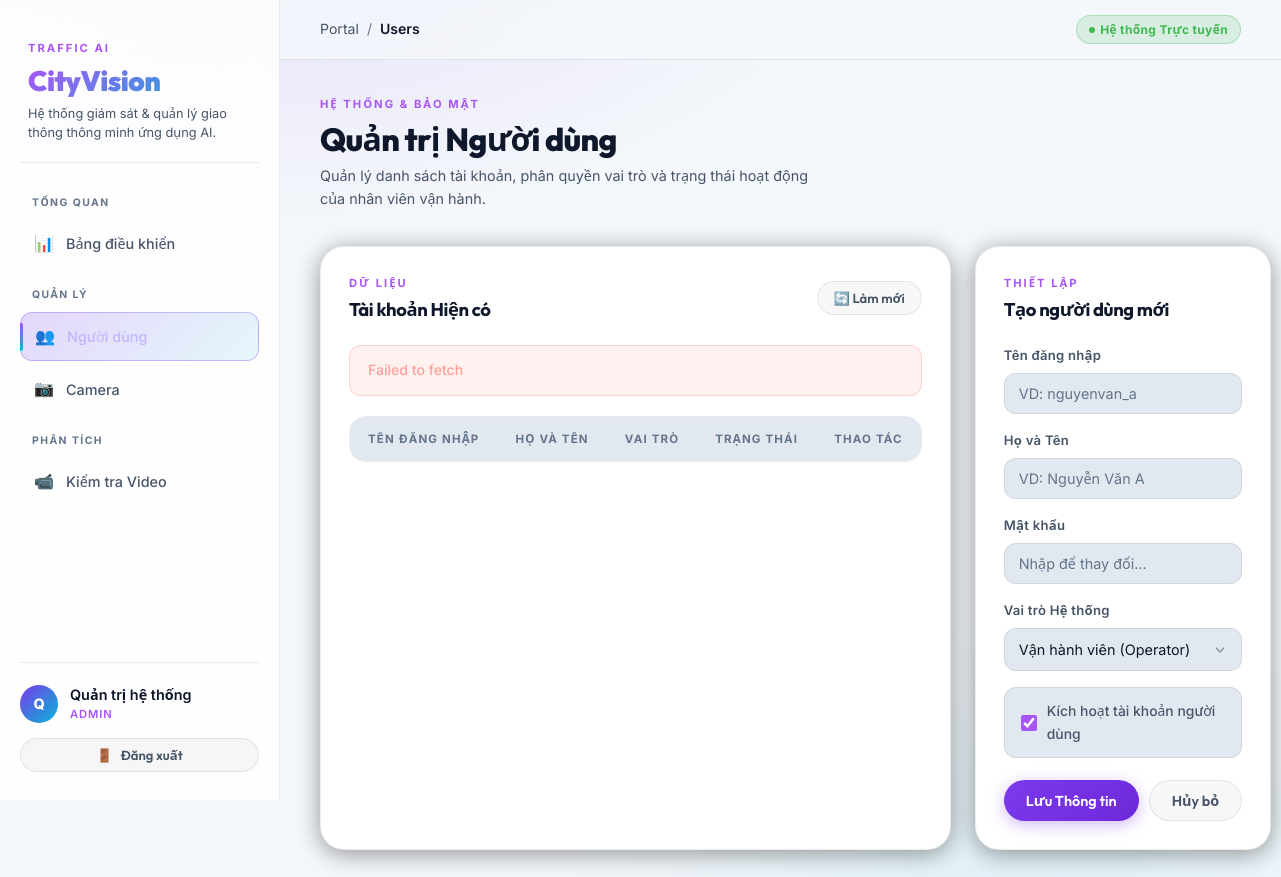
The app's page /users (signed in) with its own data.
### tables this page shows
CREATE TABLE users (
                id INTEGER PRIMARY KEY AUTOINCREMENT,
                username TEXT NOT NULL UNIQUE,
                full_name TEXT NOT NULL,
                password_hash TEXT NOT NULL,
                role TEXT NOT NULL DEFAULT 'operator',
                is_active INTEGER NOT NULL DEFAULT 1,
                created_at TEXT NOT NULL DEFAULT CURRENT_TIMESTAMP,
                updated_at TEXT NOT NULL DEFAULT CURRENT_TIMESTAMP
            );

### web_portal/presentation/web/user_views.py (the view)
@user_router.get("/users", name="users.users_page")
async def users_page(request: Request, user=Depends(admin_required)):
    if isinstance(user, RedirectResponse):
        return user
    return container.render_template(request, "users.html", {"page": "users"})

### web_portal/templates/users.html (shortened to what this page needs)
{% extends "base.html" %}

### web_portal/templates/base.html (shortened to what this page needs)
<!doctype html>
<html lang="vi">
<head>
    <link rel="stylesheet" href="{{ url_for('static', filename='css/styles.css') }}">
</head>
<body class="portal-body {% if current_user %}portal-authenticated{% else %}portal-public{% endif %}"
    data-page="{{ page | default('') }}"
    {% if current_user %}
    data-uid="{{ current_user['id'] }}"
    data-uname="{{ current_user['username'] }}"
    data-ufull="{{ current_user['full_name'] }}"
    data-urole="{{ current_user['role'] }}"
    data-uactive="{{ '1' if current_user['is_active'] else '0' }}"
    {% endif %}
>
    {% if current_user %}
    <div class="portal-shell">
        <aside class="sidebar" id="sidebar">
            <div class="brand-block">
                <p class="eyebrow">Traffic AI</p>
                <h1>CityVision</h1>
                <p class="brand-copy">Hệ thống giám sát & quản lý giao thông thông minh ứng dụng AI.</p>
            </div>
            <nav class="nav-links" aria-label="Điều hướng chính">
                <span class="nav-label">Tổng quan</span>
                <a id="nav-dashboard" class="nav-link {% if page == 'dashboard' %}active{% endif %}" href="{{ url_for('dashboard.dashboard_page') }}">
                    <span class="nav-icon">📊</span> Bảng điều khiển
                </a>
                <span class="nav-label" style="margin-top: 8px;">Quản lý</span>
                {% if current_user.role == 'admin' %}
                <a id="nav-users" class="nav-link {% if page == 'users' %}active{% endif %}" href="{{ url_for('users.users_page') }}">
                    <span class="nav-icon">👥</span> Người dùng
                </a>
                {% endif %}
                <a id="nav-cameras" class="nav-link {% if page == 'cameras' %}active{% endif %}" href="{{ url_for('cameras.cameras_page') }}">
                    <span class="nav-icon">📷</span> Camera
                </a>
                <span class="nav-label" style="margin-top: 8px;">Phân tích</span>
                <a id="nav-test-video" class="nav-link {% if page == 'test-video' %}active{% endif %}" href="{{ url_for('test_video.test_video_page') }}">
                    <span class="nav-icon">📹</span> Kiểm tra Video
                </a>
            </nav>
            <div class="sidebar-footer">
                <div class="user-profile">
                    <div class="user-avatar" aria-hidden="true">
                        {{ current_user.full_name[0] | upper if current_user.full_name else 'U' }}
                    </div>
                    <div class="user-info">
                        <p class="name">{{ current_user.full_name }}</p>
                        <p class="role-badge">{{ current_user.role }}</p>
                    </div>
                </div>
                <form method="post" action="{{ url_for('auth.logout') }}">
                    <button type="submit" id="btn-logout" class="button secondary full-width sm">
                        <span>🚪</span> Đăng xuất
                    </button>
                </form>
            </div>
        </aside>
        <div class="content-area">
            <header class="main-header">
                <nav class="breadcrumb" aria-label="Breadcrumb">
                    <span class="bc-root">Portal</span>
                    <span class="bc-sep">/</span>
                    <span class="bc-current">{{ page | capitalize if page else 'Home' }}</span>
                </nav>
                <div class="header-actions">
                    <span class="badge success">
                        <span class="dot"></span>
                        Hệ thống Trực tuyến
                    </span>
                </div>
            </header>
            <div class="page-content">
                {{ page_content }}
            </div>
        </div>
    </div>
    {% else %}
    <main class="public-layout">
        {{ page_content }}
    </main>
    {% endif %}
</body>
</html>

### records on screen
users: full_name "Q", full_name "Quản trị hệ thống", role "ADMIN"

### other values on screen
{{ page | capitalize if page else 'Home' }} "Users"
